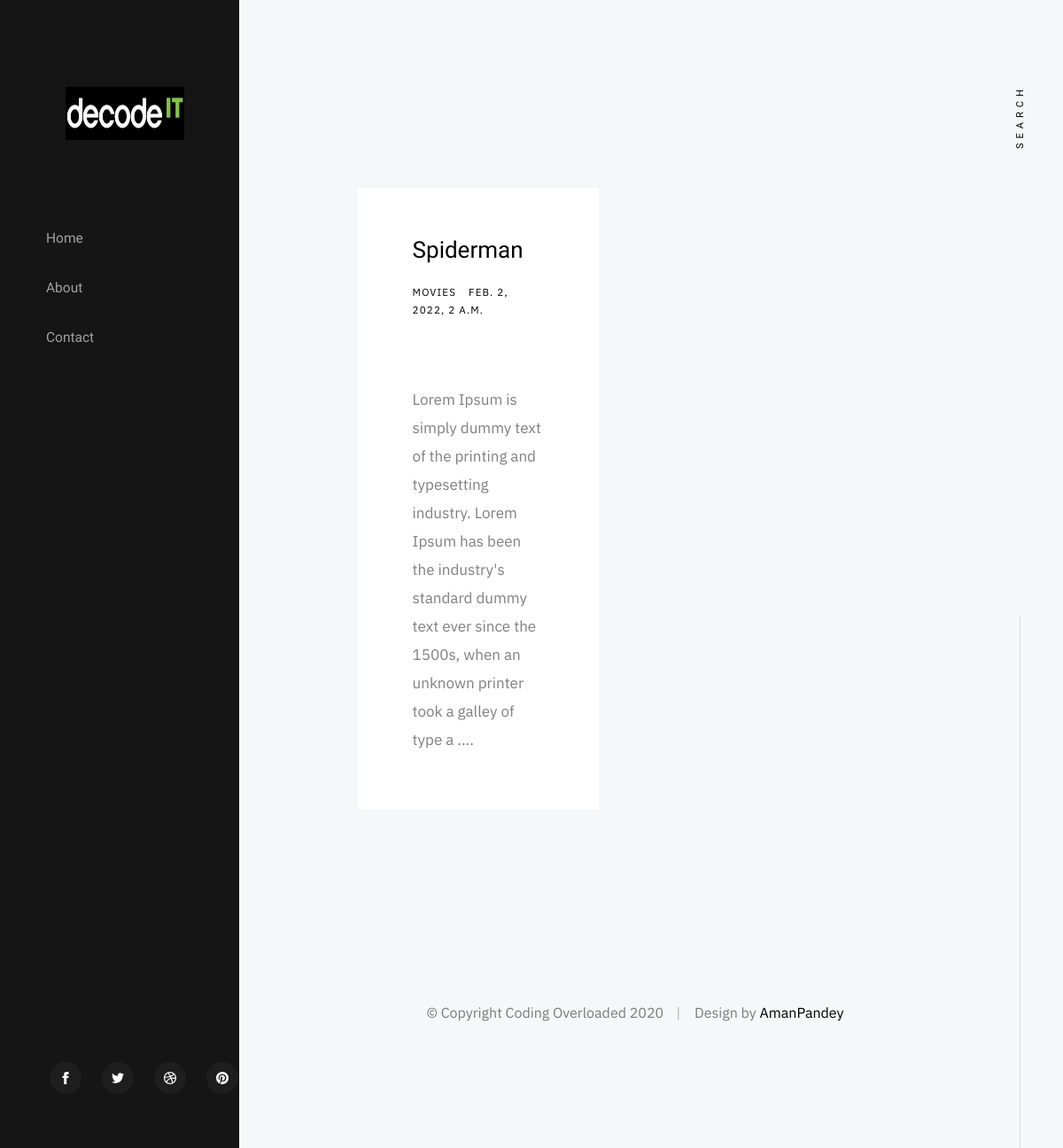
The page / on the database its author committed.
### blog/models.py (models this page shows, shortened)
class Post(models.Model):
    CATEGORY_CHOICES = (
        ('Technology', 'Technology'),
        ('News', 'News'),
        ('Sports', 'Sports'),
        ('Games', 'Games'),
        ('Movies', 'Movies'),
        ('Health', 'Health')
    )
    cover = models.URLField(null=True)
    cover2 = models.URLField(null=True)
    title = models.CharField(max_length=2000)
    slug = models.SlugField(default='')
    author = models.CharField(max_length=2000, default='')
    text = models.TextField(default='')
    text2 = models.TextField(default='')
    quote = models.CharField(max_length=2000, default='')
    quote_name = models.CharField(max_length=2000, default='')
    l_heading = models.CharField(max_length=2000, default='')
    l_heading_text = models.CharField(max_length=2000, default='')
    s_heading = models.CharField(max_length=2000, default='')
    s_heading_text = models.CharField(max_length=2000, default='')
    category = models.CharField(max_length=2000, choices=CATEGORY_CHOICES)
    created_date = models.DateTimeField()
    tag_1 = models.CharField(max_length=2000, default='')
    tag_2 = models.CharField(max_length=2000, default='')
    tag_3 = models.CharField(max_length=2000, default='')
    class Meta:
        ordering = ['-created_date']

### blog/views.py (the view)
# urls.py: path('',HomePageView.as_view(),name='home'),
class HomePageView(ListView):
    model = Post
    template_name = 'home.html'

### templates/home.html (shortened to what this page needs)
{% extends 'base.html' %}
{% block content %}
{% for post in object_list %}
<div class="s-content">
            <div class="masonry-wrap">
                <div class="masonry">
                    <div class="grid-sizer"></div>
                    <article class="masonry__brick entry format-standard animate-this">
                        <div class="entry__thumb">
                        </div>
                        <div class="entry__text">
                            <div class="entry__header">
                                <h2 class="entry__title"><a href="single-standard.html">{{ post.title }}</a></h2>
                                <div class="entry__meta">
                                    <span class="entry__meta-cat">
                                        <a href="category.html">{{post.category}}</a>
                                    </span>
                                    <span class="entry__meta-date">
                                        <a href="single-standard.html">{{post.created_date}}</a>
                                    </span>
                                </div>
                            </div>
                            <div class="entry__excerpt">
                                <p>
                                {{post.text | slice:":200" }} ....
                                </p>
                            </div>
                        </div>
                    </article>
                </div>
            </div>
</div>
{% endfor %}
{% endblock content %}

### static/css/base.css (style rules this page uses)
html { line-height: 1.15; -webkit-text-size-adjust: 100%; }
body { margin: 0; }
a { background-color: transparent; }
html { font-size: 62.5%; box-sizing: border-box; }
*, *::before, *::after { box-sizing: inherit; }
body { font-weight: normal; line-height: 1; word-wrap: break-word; -moz-font-smoothing: grayscale; -moz-osx-font-smoothing: grayscale; -webkit-font-smoothing: antialiased; -webkit-overflow-scrolling: touch; -webkit-text-size-adjust: none; }
div, dl, dt, dd, ul, ol, li, h1, h2, h3, h4, h5, h6, pre, form, p, blockquote, th, td { margin: 12px; padding: 5px; }
p { font-size: inherit; text-rendering: optimizeLegibility; }
a { text-decoration: none; line-height: inherit; }

### static/css/main.css (style rules this page uses)
html { font-size: 10px; }
html, body { height: 100%; }
body { background: #f6f7f8; font-family: "IBM Plex Sans", sans-serif; font-size: 1.9rem; font-style: normal; font-weight: normal; line-height: 1.789; color: #000000; margin: 0; padding: 0; }
a { color: #33998a; transition: all 0.3s ease-in-out; }
h1, h2, h3, h4, h5, h6, .h1, .h2, .h3, .h4, .h5, .h6 { font-family: "Heebo", sans-serif; font-weight: 500; font-style: normal; color: #000000; font-variant-ligatures: common-ligatures; text-rendering: optimizeLegibility; }
h1, .h1, h2, .h2, h3, .h3, h4, .h4 { margin-top: 6rem; margin-bottom: 1.6rem; }
h2, .h2 { font-size: 3rem; line-height: 1.2; }
input, textarea, select, pre, blockquote, figure, table, p, ul, ol, dl, form, .video-container, .ss-custom-select { margin-bottom: 3.2rem; }
::placeholder { color: #8c8c8c; }
.animate-this { opacity: 0; visibility: hidden; }
.animated { -webkit-animation-duration: 1s; animation-duration: 1s; -webkit-animation-fill-mode: both; animation-fill-mode: both; -webkit-animation-name: fadeInUp; animation-name: fadeInUp; }
.masonry { margin-bottom: 3.2rem; }
.masonry:after { content: ""; display: table; clear: both; }
.masonry .grid-sizer, .masonry__brick { float: left; width: 25%; }
.masonry__brick { padding: 0 20px; }
.masonry .entry { margin-bottom: 40px; color: rgba(0, 0, 0, 0.5); }
.masonry .entry__thumb { position: relative; overflow: hidden; }
.masonry .entry__text { padding: 3.2rem 2.8rem 4rem; background-color: #ffffff; }
.masonry .entry__text p { margin-bottom: 0; }
.masonry .entry__title { font-size: 2.6rem; font-weight: 400; line-height: 1.231; margin-top: 0; margin-bottom: 0.8rem; }
.masonry .entry__title a { color: #000000; }
.masonry .entry__excerpt { font-size: 1.7rem; line-height: 1.882; }
.masonry .entry__meta { font-family: "IBM Plex Sans", sans-serif; font-weight: 400; font-size: 11.5px; line-height: 2rem; text-transform: uppercase; letter-spacing: 1.2px; margin-bottom: 3.2rem; }
.masonry .entry__meta span { margin-right: 10px; }
.masonry .entry__meta span:last-child { margin-right: 0; }
.masonry .entry__meta a { color: #000000; }
.masonry .entry__meta-cat a::after { content: ", "; }
.masonry .entry__meta-cat a:last-child::after { display: none; }
@media screen and (max-width:1800px) { .masonry-wrap { max-width: 1260px; } }
@media screen and (max-width:1800px) { .masonry .grid-sizer, .masonry__brick { width: 33.33333%; } }
@media screen and (max-width:1800px) { .masonry__brick { padding: 0 1.6vw; } }
@media screen and (max-width:1800px) { .masonry .entry { margin-bottom: 3.2vw; } }
@media screen and (max-width:1700px) { .masonry__brick { padding: 0 1.4vw; } }
@media screen and (max-width:1700px) { .masonry .entry { margin-bottom: 2.8vw; } }
@media screen and (max-width:1600px) { .masonry__brick { padding: 0 1.2vw; } }
@media screen and (max-width:1600px) { .masonry .entry { margin-bottom: 2.4vw; } }
@media screen and (max-width:1500px) { .masonry-wrap { max-width: 900px; } }
@media screen and (max-width:1500px) { .masonry .grid-sizer, .masonry__brick { width: 50%; } }
@media screen and (max-width:1500px) { .masonry__brick { padding: 0 1.8vw; } }
@media screen and (max-width:1500px) { .masonry .entry { margin-bottom: 3.6vw; } }
.s-content, .s-footer { padding-left: 330px; padding-right: 100px; max-width: 2140px; }
.s-content { padding-top: 6.4rem; }
@media screen and (max-width:1600px) { .s-content, .s-footer { padding-left: 320px; } }
@media screen and (max-width:1200px) { .s-content, .s-footer { padding-left: 290px; padding-right: 80px; } }

### rows shown on the page
Post: title "Spiderman", category "MOVIES", created_date "FEB. 2, 2022, 2 A.M.", text "Lorem Ipsum is simply dummy text of the printing and typesetting industry. Lorem Ipsum has been the industry's standard dummy text ever since the 1500s, when an unknown printer took a galley of type a"
